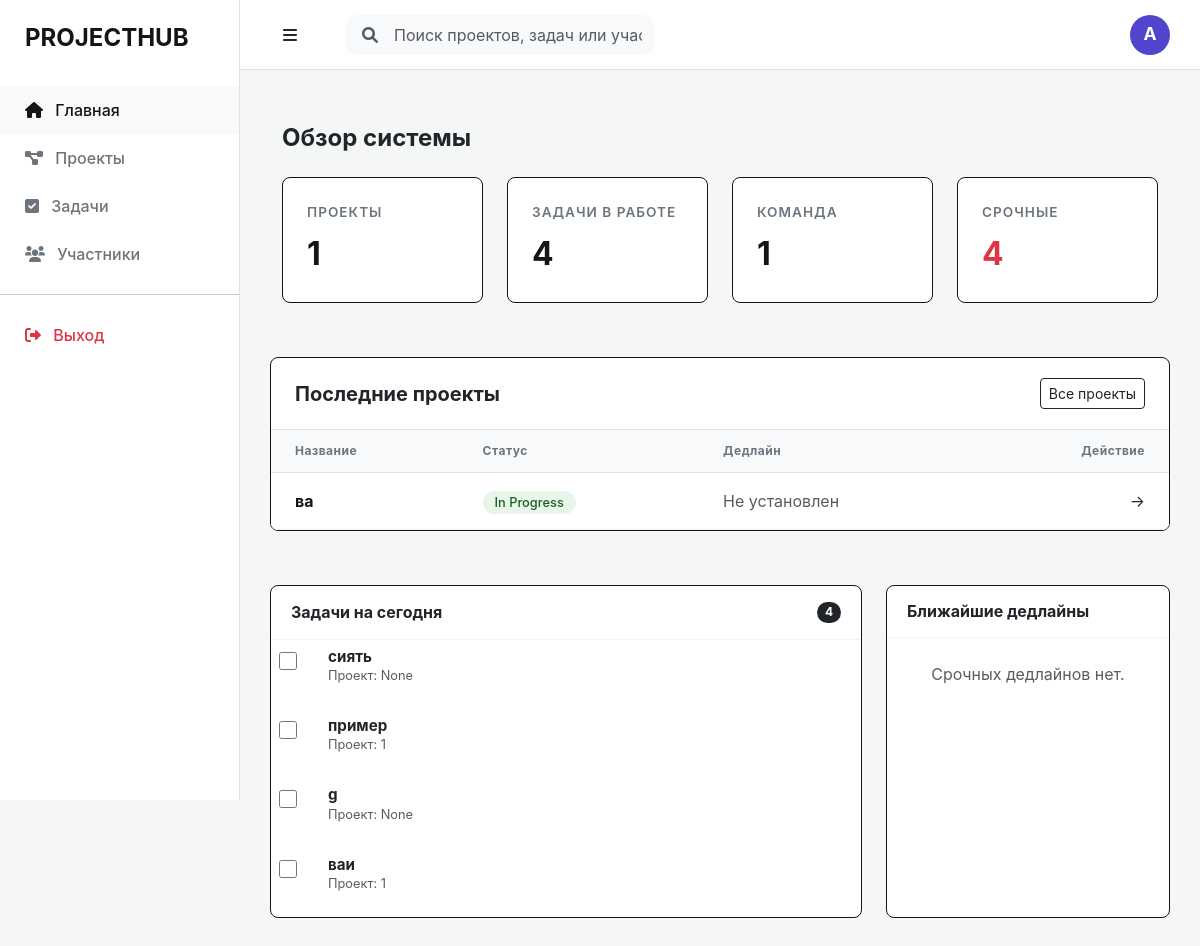
Before: / with the older database file.
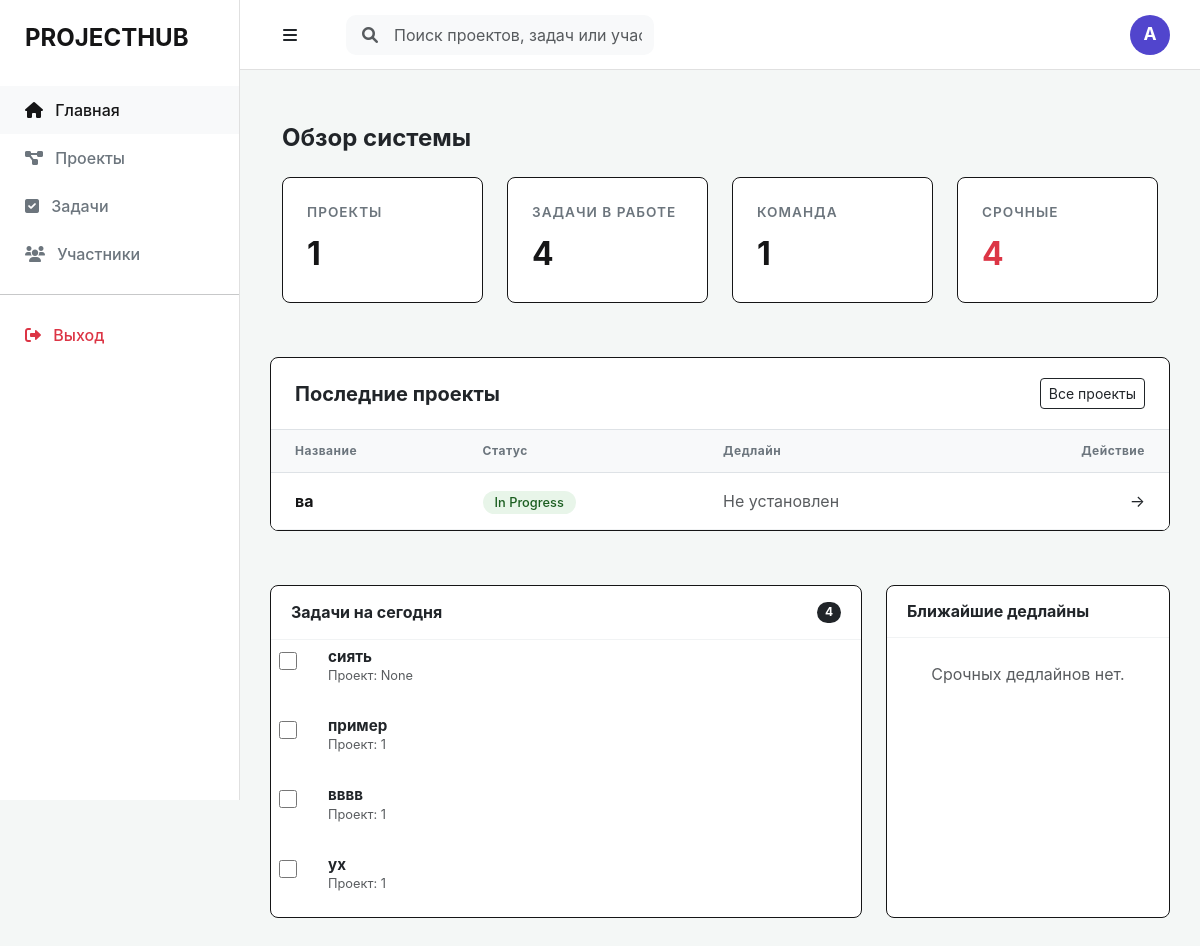
After: the same page with the newer database file.
### app/models/project.py (models this page shows)
class Project(Base):
    __tablename__ = "projects"
    id = Column(Integer, primary_key=True, index=True)
    title = Column(String, nullable=False)
    description = Column(Text)
    status = Column(String, default="In Progress")
    deadline = Column(DateTime, nullable=True) # Новое поле для даты
    created_at = Column(DateTime, default=datetime.utcnow)
    owner_id = Column(Integer, ForeignKey("users.id"))
    owner = relationship("User", back_populates="projects")

### app/models/task.py (models this page shows)
class Task(Base):
    __tablename__ = "tasks"
    id = Column(Integer, primary_key=True, index=True)
    title = Column(String)
    status = Column(String, default="To Do")
    owner_id = Column(Integer, ForeignKey("users.id"))
    owner = relationship("User", back_populates="tasks")
    deadline = Column(Date, nullable=True)
    project_id = Column(Integer, ForeignKey("projects.id"))

### app/main.py (the view)
@app.get("/")
def read_root(request: Request, db: Session = Depends(get_db)):
    total_projects = db.query(Project).count()
    active_tasks_count = db.query(Task).filter(Task.status != "Done").count()
    total_users = db.query(User).count()
    today = date.today()
    recent_projects = db.query(Project).order_by(Project.id.desc()).limit(5).all()
    tasks_today = db.query(Task).filter(Task.status != "Done").limit(5).all()
    upcoming_deadlines = db.query(Project).filter(
        Project.deadline >= today
    ).order_by(Project.deadline.asc()).limit(3).all()
    return templates.TemplateResponse("index.html", {
        "request": request,
        "stats": {
            "projects": total_projects,
            "tasks": active_tasks_count,
            "users": total_users,
            "urgent": active_tasks_count
        },
        "recent_projects": recent_projects,
        "tasks_today": tasks_today,
        "upcoming_deadlines": upcoming_deadlines
    })

### templates/index.html (shortened to what the changed rows need)
{% extends "base.html" %}
{% block content %}
<div class="container-fluid py-4">
    <div class="mb-4">
        <h2 class="h4 fw-bold">Обзор системы</h2>
    </div>
</div>
<div class="recent-section">
    <div class="table-responsive">
        <table class="table mb-0">
            <thead>
                <tr>
                    <th>Название</th>
                    <th>Статус</th>
                    <th>Дедлайн</th>
                    <th class="text-end">Действие</th>
                </tr>
            </thead>
            <tbody>
                {% for project in recent_projects %}
                <tr>
                    <td class="fw-bold">{{ project.title }}</td>
                    <td>
                        <span class="status-pill {% if project.status == 'Active' %}status-active{% else %}status-new{% endif %}">
                            {{ project.status or 'Новый' }}
                        </span>
                    </td>
                    <td class="text-muted">
                        {{ project.deadline.strftime('%d.%m.%Y') if project.deadline else 'Не установлен' }}
                    </td>
                    <td class="text-end">
                        <a href="/projects" class="text-decoration-none text-dark">→</a>
                    </td>
                </tr>
                {% else %}
                <tr>
                    <td colspan="4" class="text-center py-5 text-muted">
                        У вас пока нет созданных проектов.
                    </td>
                </tr>
                {% endfor %}
            </tbody>
        </table>
    </div>
</div>
<div class="row dashboard-lower-grid g-4">
    <div class="col-lg-8">
        <div class="info-block">
            <div class="info-body">
                {% for task in tasks_today %}
                <div class="d-flex align-items-start mb-3 bg-white p-2" style="border-radius: 8px;">
    <div class="me-3 pt-1">
        <input type="checkbox" class="task-checkbox"
               onclick="toggleTask(this, 'task-text-{{ task.id }}')">
    </div>
    <div id="task-text-{{ task.id }}" class="flex-grow-1">
        <div class="fw-bold text-dark" style="font-size: 0.95rem; line-height: 1.2;">
            {{ task.title }}
        </div>
        <div class="text-muted" style="font-size: 0.8rem;">
            Проект: {{ task.project_id if task.project_id else 'None' }}
        </div>
    </div>
</div>
                {% else %}
                <div class="p-4 text-center text-muted">На сегодня задач нет. Отдохните!</div>
                {% endfor %}
            </div>
        </div>
    </div>
</div>
{% endblock %}

Changed rows visible on the page:
no longer on this page (row edited): Task: title "g", project "None"
no longer on this page (row edited): Task: title "ваи", project "1"
added Task: title "вввв", project "1"
added Task: title "ух", project "1"
